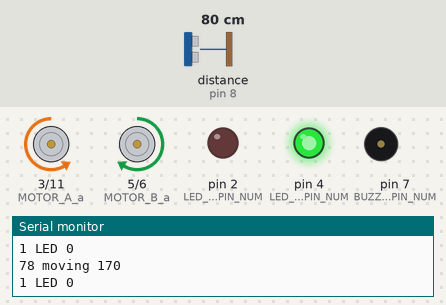
A sketch run on a simulated Arduino Uno, built with avr-gcc and run on an emulated ATmega328P. On the bench: motor-driver pin pairs drawn as motors (green arrow = first pin HIGH = forward, orange = second pin HIGH = backward, longer = more drive), output pins drawn as LEDs (lit = HIGH), buzzer (waves = sounding), the last lines printed to the serial monitor. Wiring (inferred from the names in the program): ultrasonic range finder: trigger pin 9; echo pin 8. The inputs (shaded band) are chosen by the test bench; at power-on: distance to the obstacle (sensor on pin 8) 80 cm. The echo pulse lasts 58.3 µs per cm; pins used as bus, display or sensor lines are not drawn.

Above: at 1.2 s.
1.3 s: distance to the obstacle (sensor on pin 8) set to 2 cm
At 2.0 s:
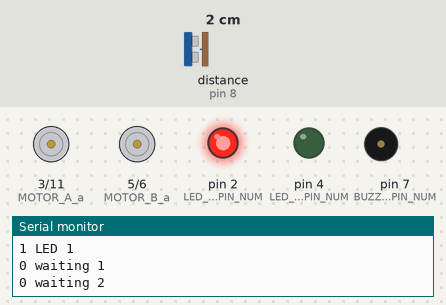
4.3 s: distance to the obstacle (sensor on pin 8) set to 14 cm
7.3 s: distance to the obstacle (sensor on pin 8) set to 18 cm
At 8.5 s:
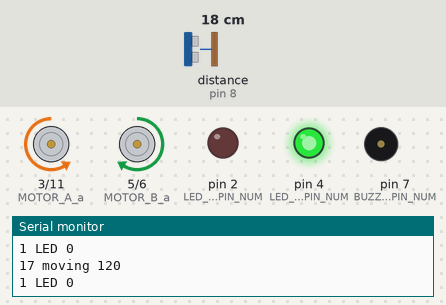
8.8 s: distance to the obstacle (sensor on pin 8) set to 120 cm
At 9.6 s:
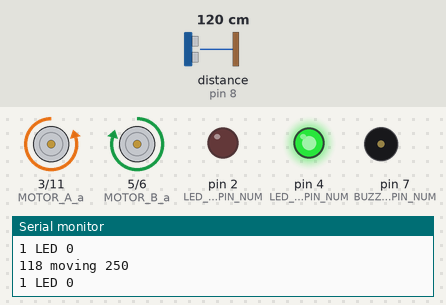
10.4 s: distance to the obstacle (sensor on pin 8) set to 4 cm
At 11.69 s:
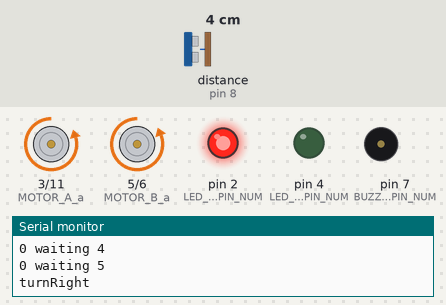
13.4 s: distance to the obstacle (sensor on pin 8) set to 250 cm
At 14.7 s:
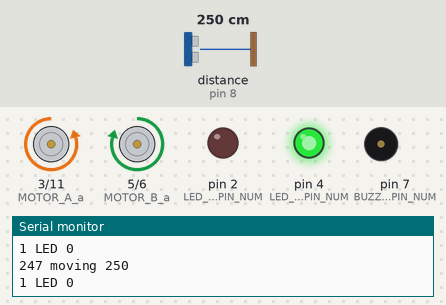
Timing chart, 0 to 16.1 s (numbered marks = the images above; inputs shaded):
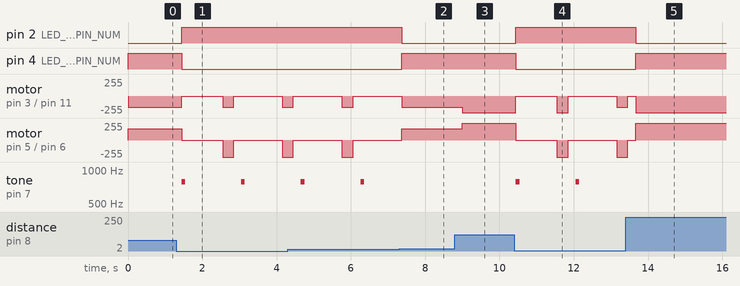

The sketch:

smart-car.ino
```cpp
#define BUZZER_PIN_NUM 7//아두이노와 연결된 Buzzer 핀 번호
#define BUZZER_FREQUENCY 784 // 5옥타브 솔 주파수
#define BUZZER_DURATION 100 // 삐-소리 나는 시간
#define CHECK_INTERVAL 200 //초음파 센서로 거리를 측정하는 시간 간격
#define WAINTING_COUNT 5

#define LED_GREEN_PIN_NUM 4 // 녹색 LED의 긴다리 핀과 연결된 아두이노 핀 번호 (+핀)
#define LED_RED_PIN_NUM 2 // 빨간색 LED의 긴다리 핀과 연결된 아두이노 핀 번호 (+핀)

#define TRIG_PIN_NUM 9 //TRIG 핀과 연결된 아두이노 핀 번호 (초음파 보내는 핀)
#define ECHO_PIN_NUM 8 //ECHO 핀과 연결된 아두이노 핀 번호 (초음파 받는 핀)
#define STOP_DISTANCE_CM 15 //자동차가 정지하는 기준 거리

#define MOTOR_A_a 3     //모터A의 +출력핀은 3번핀입니다
#define MOTOR_A_b 11    //모터A의 -출력핀은 11번핀입니다
#define MOTOR_B_a 5     //모터B의 +출력핀은 5번핀입니다
#define MOTOR_B_b 6     //모터B의 -출력핀은 6번핀입니다

#define MOTOR_SPEED_0 0 //모터의 속력을 단계별로 나눴습니다 (0~255)
#define MOTOR_SPEED_1 120
#define MOTOR_SPEED_2 150
#define MOTOR_SPEED_3 170
#define MOTOR_SPEED_4 200
#define MOTOR_SPEED_MAX 250

bool isMoving = false;
int waitingCount = 0;

void setup() { //setup은 처음 한 번 실행되는 함수 입니다.
  //모터 제어 핀들을 출력으로 설정합니다.
  pinMode(MOTOR_A_a, OUTPUT);
  pinMode(MOTOR_A_b, OUTPUT);
  pinMode(MOTOR_B_a, OUTPUT);
  pinMode(MOTOR_B_b, OUTPUT);

  Serial.begin(9600);       //시리얼 통신 초기화
  Serial.println("Hello!"); //터미널 작동 확인용 문자열

  pinMode(TRIG_PIN_NUM, OUTPUT); //TRIG 핀과 연결된 아두이노 핀을 출력으로 설정
  pinMode(ECHO_PIN_NUM, INPUT); //ECHO 핀과 연결된 아두이노 핀을 입력으로 설정

  pinMode(LED_GREEN_PIN_NUM, OUTPUT); // 녹색 LED의 긴다리 핀을 출력으로 설정
  pinMode(LED_RED_PIN_NUM, OUTPUT); // 빨간색 LED의 긴다리 핀을 출력으로 설정
}

void loop() { //loop는 계속 반복 실행되는 함수 입니다.
  long duration, distance;

  //거리를 측정
  distance = getDistance();
  if (distance > STOP_DISTANCE_CM) {
    //속도 계산하기
    int speed = getSpeed(distance);

    //정해진 속도로 전진하기
    driveCarForward(speed);

    Serial.print(distance); //터미널 작동 확인용 문자열
    Serial.print(" moving "); //터미널 작동 확인용 문자열
    Serial.println(speed); //터미널 작동 확인용 문자열

    setLed(true, false); // 녹색 LED를 켭니다.
    waitingCount = 0; // 기다린 횟수를 0로 만듭니다.
    isMoving = true; // 주행중 상태로 변경합니다.
  } else {
    waitCar();
  }
  delay(CHECK_INTERVAL); // CHECK_INTERVAL 만큼 대기
}

void waitCar() {
  Serial.print(isMoving); //터미널 작동 확인용 문자열
  Serial.print(" waiting "); //터미널 작동 확인용 문자열
  Serial.println(waitingCount); //터미널 작동 확인용 문자열

  if (isMoving) { // 주행중 상태인지 체크합니다.
    driveCarForward(MOTOR_SPEED_0); //자동차를 정지합니다.

    setLed(true, true); // 빨간색 LED를 켭니다.

    makeBeep(); // 삐- 소리를 짧게 재생합니다.

    waitingCount = 1; // 기다린 횟수를 1로 만듭니다.
    isMoving = false;
  } else {
    if (waitingCount < WAINTING_COUNT) {
      waitingCount = waitingCount + 1;
    } else {
      turnRight(); //자동차를 오른쪽으로 회전합니다.

      waitingCount = 0; // 기다린 횟수를 0로 만듭니다.

      isMoving = true; // 주행중 상태로 변경합니다.
    }
  }
}

void turnRight() {
  Serial.println("turnRight"); //터미널 작동 확인용 문자열

  //두 모터를 반대 방향으로 돌립니다.
  digitalWrite(MOTOR_A_a, LOW); //모터A+ LOW
  analogWrite(MOTOR_A_b, MOTOR_SPEED_3); //모터A-의 속력을 PWM 출력

  analogWrite(MOTOR_B_a, LOW); //모터B+의 속력을 PWM 출력
  digitalWrite(MOTOR_B_b, MOTOR_SPEED_3); //모터B- LOW

  delay(300); // 0.5초 동안 이동합니다.

  //모터를 정지합니다.
  digitalWrite(MOTOR_A_a, LOW); //모터A+ LOW
  analogWrite(MOTOR_A_b, MOTOR_SPEED_0); //모터A-의 속력을 PWM 출력

  analogWrite(MOTOR_B_a, MOTOR_SPEED_0); //모터B+의 속력을 PWM 출력
  digitalWrite(MOTOR_B_b, LOW); //모터B- LOW
}

void makeBeep() {
  // delay 함수가 호출되는 동안에는 다른 동작을 할 수 없기 때문에 삐- 소리를 짧게 내야합니다.
  tone(BUZZER_PIN_NUM, BUZZER_FREQUENCY); // BUZZER_FREQUENCY 주파수로 소리재생
  delay(BUZZER_DURATION); // BUZZER_DURATION 밀리세컨드 동안 소리재생
  noTone(BUZZER_PIN_NUM); // 소리재생 중지
}

void setLed(bool on, bool isRed) {
  Serial.print(on); //터미널 작동 확인용 문자열
  Serial.print(" LED "); //터미널 작동 확인용 문자열
  Serial.println(isRed); //터미널 작동 확인용 문자열

  if (!on) {
    digitalWrite(LED_GREEN_PIN_NUM, LOW); // LED와 연결된 핀의 출력을 LOW로 설정합니다.
    digitalWrite(LED_RED_PIN_NUM, LOW);
    return;
  }

  if (isRed) { // 빨간색인지 확인합니다.
    digitalWrite(LED_GREEN_PIN_NUM, LOW); // 녹색 LED와 연결된 핀의 출력을 LOW로 설정합니다.
    digitalWrite(LED_RED_PIN_NUM, HIGH); // 빨간색 LED와 연결된 핀의 출력을 HIGH로 설정합니다.
  } else {
    digitalWrite(LED_GREEN_PIN_NUM, HIGH); // 녹색 LED와 연결된 핀의 출력을 HIGH로 설정합니다.
    digitalWrite(LED_RED_PIN_NUM, LOW); // 빨간색 LED와 연결된 핀의 출력을 LOW로 설정합니다.
  }
}

int getSpeed(int distance) {
  // 거리에 따라서 속도를 다르게 설정합니다.
  if (distance > 100) {
    // 100cm보다 멀리 있을 때 설정
    return MOTOR_SPEED_MAX;
  }
  if (distance > 80) {
    // 80cm보다 멀리 있을 때 설정
    return MOTOR_SPEED_4;
  }
  if (distance > 50) {
    // 50cm보다 멀리 있을 때 설정
    return MOTOR_SPEED_3;
  }
  if (distance > 30) {
    // 30cm보다 멀리 있을 때 설정
    return MOTOR_SPEED_2;
  }
  if (distance > 10) {
    // 10cm보다 멀리 있을 때 설정
    return MOTOR_SPEED_1;
  }

  // 10cm보다 가까이 있을 때 설정
  return MOTOR_SPEED_0;
}

long getDistance() { // 거리를 측정해서 반환하는 함수입니다.
  long duration, distance;

  digitalWrite(TRIG_PIN_NUM, LOW); //TRIG 핀의 신호를 LOW로 설정
  delayMicroseconds(2); // 2마이크로세컨드(0.000002초) 대기, 센서의 동작을 기다림

  digitalWrite(TRIG_PIN_NUM, HIGH); //TRIG 핀의 신호를 HIGH로 설정
  delayMicroseconds(10);  // 10마이크로세컨드(0.00001초) 대기, 센서의 동작을 기다림

  digitalWrite(TRIG_PIN_NUM, LOW); //TRIG 핀의 신호를 LOW로 설정

  duration = pulseIn(ECHO_PIN_NUM, HIGH); //물체에 반사되어돌아온 초음파의 시간을 변수에 저장합니다.
  // "pulseIn" Returns the length of the pulse in microseconds or gives up and returns 0 if no complete pulse was received within the timeout.

  // 거리를 구하는 공식의 단위를 맞춰서 계산해야 합니다.
  // 34000 * 초음파가 물체로 부터 반사되어 돌아오는시간 / 1000000 / 2 (왕복거리이므로 나누기 2를 해줍니다.)
  // 각각 m(미터) -> cm(센티미터), s(초) -> micro sec(마이크로 초)
  // 식을 정리하면 아래와 같습니다.
  distance = duration * 17 / 1000;

  return distance;
}

void driveCarForward(unsigned int speed) //차를 전달받은 속도로 전진하는 함수
{
  if (speed > 255)
    return;

  digitalWrite(MOTOR_A_a, LOW); //모터A+ LOW
  analogWrite(MOTOR_A_b, speed); //모터A-의 속력을 PWM 출력

  analogWrite(MOTOR_B_a, speed); //모터B+의 속력을 PWM 출력
  digitalWrite(MOTOR_B_b, LOW); //모터B- LOW
}
```

Measured:
- the behaviour switches between 16 and 17 cm on distance to the obstacle (sensor on pin 8) (found by bisection; images 1 and 2)
- after the input at 1.3 s, pin 2 (LED_RED_PIN_NUM): LOW → HIGH after 0.14 s; pin 4 (LED_GREEN_PIN_NUM): HIGH → LOW after 0.14 s
- after the input at 7.3 s, pin 2 (LED_RED_PIN_NUM): HIGH → LOW after 0.07 s; pin 4 (LED_GREEN_PIN_NUM): LOW → HIGH after 0.07 s; motor on pin 3 (MOTOR_A_a) / pin 11 (MOTOR_A_b): goes on until 7.4 s, then stays backward 170/255; tone on pin 7 (BUZZER_PIN_NUM): stays silent (without the input it goes to 784 Hz after 0.57 s)
- after the input at 8.8 s, motor on pin 3 (MOTOR_A_a) / pin 11 (MOTOR_A_b): backward 170/255 → backward 250/255 after 0.19 s; motor on pin 5 (MOTOR_B_a) / pin 6 (MOTOR_B_b): forward 170/255 → forward 250/255 after 0.19 s
- after the input at 10.4 s, pin 2 (LED_RED_PIN_NUM): LOW → HIGH at once; pin 4 (LED_GREEN_PIN_NUM): HIGH → LOW at once
- after the input at 13.4 s, pin 2 (LED_RED_PIN_NUM): HIGH → LOW after 0.27 s; pin 4 (LED_GREEN_PIN_NUM): LOW → HIGH after 0.27 s; tone on pin 7 (BUZZER_PIN_NUM): stops changing and stays silent
